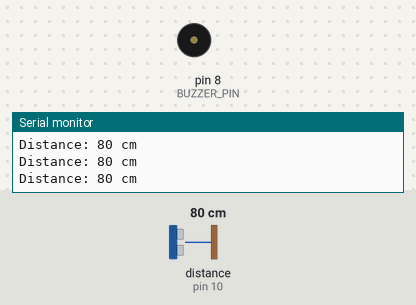
Simulated run of this sketch. Board: Arduino Uno, built with avr-gcc and run on an emulated ATmega328P. On the bench: buzzer (waves = sounding), the last lines printed to the serial monitor. Wiring (inferred from the names in the program): ultrasonic range finder: trigger pin 9; echo pin 10. Inputs (shaded band) come from the test bench; at power-on: distance to the obstacle (sensor on pin 10) 80 cm. The echo pulse lasts 58.3 µs per cm.

Above: at 1.2 s.
1.3 s: distance to the obstacle (sensor on pin 10) set to 43 cm
2.8 s: distance to the obstacle (sensor on pin 10) set to 36 cm
At 5.7 s:
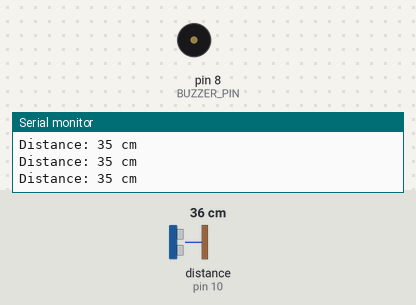
5.8 s: distance to the obstacle (sensor on pin 10) set to 60 cm
At 6.7 s:
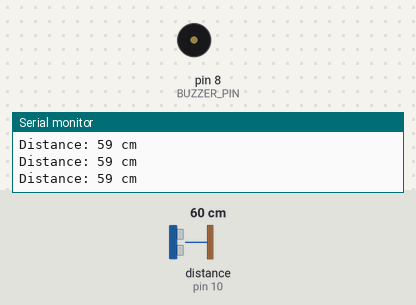
Timing chart, 0 to 8.8 s (numbered marks = the images above; inputs shaded):
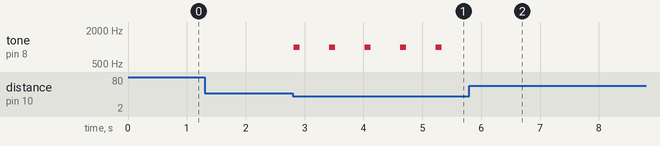

The sketch:

collision_alert.ino
```cpp
#define TRIG_PIN 9
#define ECHO_PIN 10
#define BUZZER_PIN 8

void setup(){
  pinMode (TRIG_PIN , OUTPUT);
  pinMode(ECHO_PIN, INPUT);
  pinMode(BUZZER_PIN, OUTPUT);
  Serial.begin(9600);

}

long getDistance(){
  digitalWrite(TRIG_PIN, LOW);
  delayMicroseconds(2);
  digitalWrite(TRIG_PIN, HIGH);
  delayMicroseconds(10);
  digitalWrite(TRIG_PIN, LOW);

// Measure how long echo pin stays HIGH
long duration = pulseIn(ECHO_PIN , HIGH);

// Convert to cm: sound travels 343m/s = 0.0343 cm/µs
  // Divide by 2 because signal goes THERE and comes BACK

return duration * 0.0343/2;
}

void loop() {
  long distance = getDistance();

  Serial.print("Distance: ");
  Serial.print(distance);
  Serial.println(" cm");

    // Beep faster as object gets closer
  if (distance < 10) {
    tone(BUZZER_PIN, 1000, 100);   // very fast beep
    delay(150);
  } else if (distance < 20) {
    tone(BUZZER_PIN, 1000, 100);
    delay(300);
  } else if (distance < 40) {
    tone(BUZZER_PIN, 1000, 100);
    delay(600);
  } else {
    noTone(BUZZER_PIN);            // silence beyond 40cm
  }
}
```

Measured:
- the behaviour switches between 41 and 40 cm on distance to the obstacle (sensor on pin 10) (found by bisection; images 0 and 1)
- after the input at 2.8 s, tone on pin 8 (BUZZER_PIN): alternates 1000 Hz for 0.10 s and silent for 0.50 s, starting at once
- after the input at 5.8 s, tone on pin 8 (BUZZER_PIN): stops changing and stays silent
